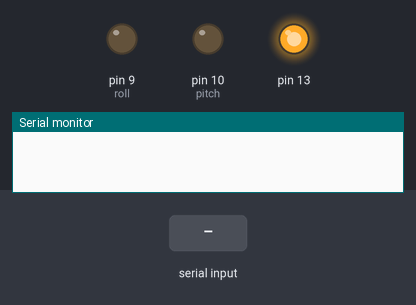
A sketch run on a simulated Arduino Uno, built with avr-gcc and run on an emulated ATmega328P. Shown: output pins drawn as LEDs (lit = HIGH), the last lines printed to the serial monitor. The test bench sets the inputs (shaded band).

Above: at 1.2 s.
1.3 s: byte 114 (114) received over Serial
2.8 s: "90,45\n" received over Serial
At 3.7 s:
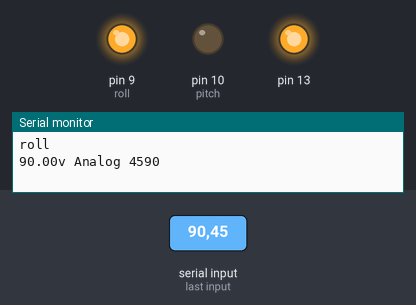
4.3 s: byte 112 (112) received over Serial
5.8 s: "30,150\n" received over Serial
At 7.2 s:
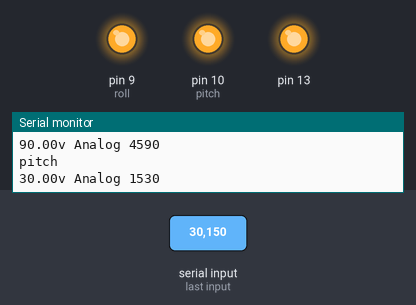
Timing chart, 0 to 8.3 s (numbered marks = the images above; inputs shaded):
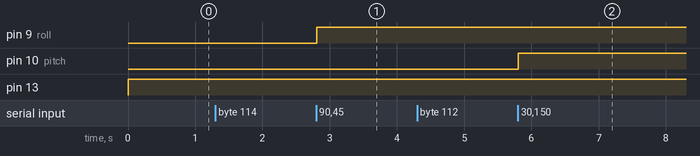

The sketch:

Flight_Sim_Basic.ino
```cpp
//Flight Simulator Code for 'Joystick to Arduino'
//By Dominick Lee

int incomingByte = 0;   // for incoming serial data

int roll = 9;    //Digital Pin for Roll
int pitch = 10;    //Digital Pin for Pitch

int volts (float voltage)    //this function converts voltage to analog 0-255 values
{
  float analogval;
  analogval = ((255 * voltage)/5);    //equation

  return analogval;
}


float getFloatFromSerialMonitor(){
  char inData[20];
  float f=0;
  int x=0;
  while (x<1){
  String str;
  if (Serial.available()) {
    delay(5); //lower the better
    int i=0;
    while (Serial.available() > 0) {
     char  inByte = Serial.read();
      str=str+inByte;
      inData[i]=inByte;
      i+=1;
      x=2;
    }
    f = atof(inData);
    memset(inData, 0, sizeof(inData));
  }
  }//END WHILE X<1
   return f;
  }


void setup() {
  // initialize serial communication:
  Serial.begin(57600);
  pinMode(13, OUTPUT);

}


void loop() {
    digitalWrite(13, HIGH);   // set the LED on

      // send data only when you receive data:
        if (Serial.available() > 0) {
                // read the incoming byte:

                incomingByte = Serial.read();

                if (incomingByte == 114) {  //we got roll
                 Serial.println("roll");

                float x = getFloatFromSerialMonitor();

                Serial.print(x);
                Serial.print("v");
                Serial.print(" Analog ");
                Serial.println(volts(x));

                analogWrite(roll, volts(x));
                }

                if (incomingByte == 112) {  //we got pitch
                 Serial.println("pitch");

                  float x = getFloatFromSerialMonitor();

                Serial.print(x);
                Serial.print("v");
                Serial.print(" Analog ");
                Serial.println(volts(x));

                analogWrite(pitch, volts(x));
                }


        }

} //end loop
```

Measured:
- after the input at 2.8 s, pin 9 (roll): LOW → HIGH at once
- after the input at 5.8 s, pin 10 (pitch): LOW → HIGH at once
